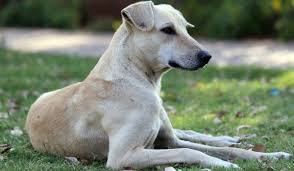
#> input picture lab1/dog.jpg, 294 x 171 px
$ jupyter execute sol.ipynb   (shell and % lines are left out)
#> lines starting #> are read from the running program, lines starting #| are printed output that depends on the picture
[cell 1]
import cv2
import matplotlib.pyplot as plt

[cell 2]
img = cv2.imread('dog.jpg')
#> img is the input picture: shape (171, 294, 3); mean B, G, R 112.7, 130.9, 119.9

[cell 3]
img_rgb = cv2.cvtColor(img, cv2.COLOR_BGR2RGB)
plt.imshow(img_rgb)

### Sift the image

[cell 4]
shift_img = cv2.imread('dog.jpg')
shift_img = cv2.cvtColor(shift_img, cv2.COLOR_BGR2RGB)
plt.imshow(shift_img)
plt.show()

[cell 5]
row, col, channel = shift_img.shape
#> row = 171; col = 294; channel = 3
print(row, col, channel)
#| 171 294 3

[cell 6]
for i in range(row):
    for j in range(col):
        for k in range(channel):
            shift_img[i][(j+50)%col][k] = shift_img[i][j][k]
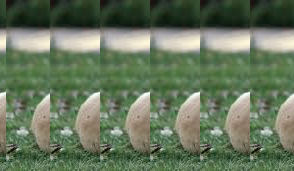
#> shift_img: shape (171, 294, 3); mean R, G, B 102.5, 117.9, 92.9
plt.imshow(shift_img)
plt.show()

### apply average code, apply 3*3 and 5*5 filter manually so that the derived image is blurred, use gausian distribution

### Apply following filters
    -to blur image: gausian filter and simple blur filter
    -for age detection

### increase the Brightness

[cell 7]
now_img = cv2.imread('dog.jpg')
now_img = cv2.cvtColor(now_img, cv2.COLOR_BGR2RGB)
plt.imshow(now_img)
plt.show()

[cell 8]
x,y,z = now_img.shape
#> x = 171; y = 294; z = 3
print(x,y,z)
#| 171 294 3

[cell 9]
for i in range(x):
    for j in range(y):
        for k in range(3):
            now_img[i][j][k] = 255 if now_img[i][j][k] + 50 > 255 else now_img[i][j][k] + 50
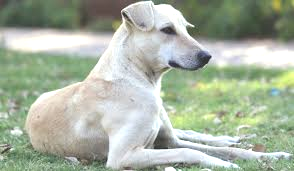
#> now_img: shape (171, 294, 3); mean R, G, B 168.9, 179.7, 161.9

plt.imshow(now_img)
plt.show()

[cell 10]
# Assuming the head of the dog is located in the top-left corner of the image
# Adjust the coordinates (x1, y1, x2, y2) as needed to fit the head of the dog

x1, y1 = 120, 0  # Top-left corner of the head
x2, y2 = 215, 80  # Bottom-right corner of the head

head_img = now_img[y1:y2, x1:x2]
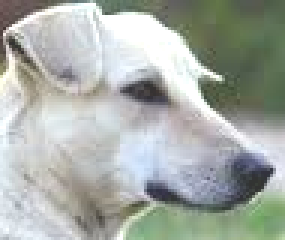
#> head_img: shape (80, 95, 3) (shown 3 times larger); mean R, G, B 167.1, 172.8, 166.8
plt.imshow(head_img)
plt.show()
